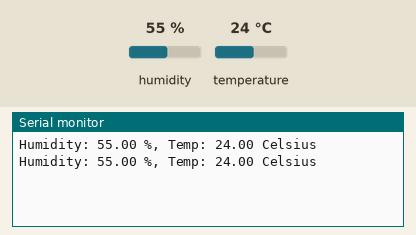
The sketch below on a simulated Arduino Uno, built with avr-gcc and run on an emulated ATmega328P. Parts: the last lines printed to the serial monitor. The inputs (shaded band) are chosen by the test bench; at power-on: humidity 55 %, temperature 24 °C.

Above: at 5.8 s.
5.9 s: humidity set to 22 %
At 10.2 s:
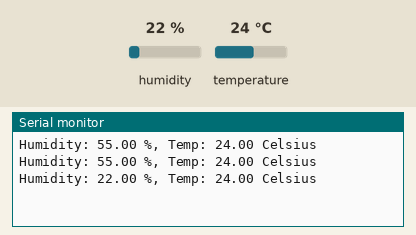
11.1 s: temperature set to 12 °C
At 14.1 s:
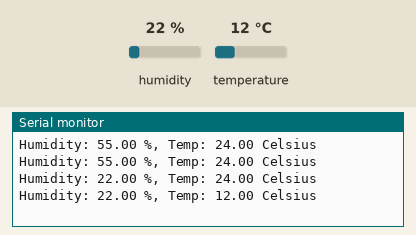
16.3 s: humidity set to 40 %
At 18.0 s:
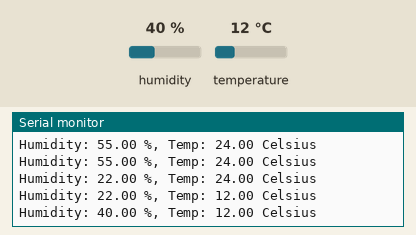
Timing chart, 0 to 19.5 s (numbered marks = the images above; inputs shaded):
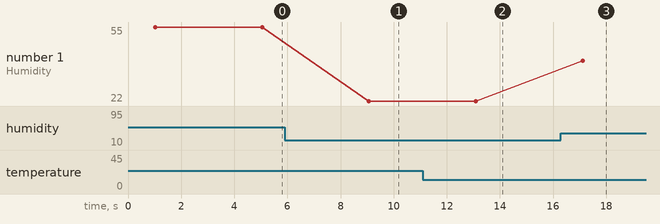

Measured:
- after the input at 5.9 s, the serial monitor: prints a new line after 3.2 s (image 1)
- after the input at 11.1 s, the serial monitor: prints a new line after 2.0 s (image 2)
- after the input at 16.3 s, the serial monitor: prints a new line after 0.82 s (image 3)
- plotted number 1: 55 → 22 after the input at 5.9 s, 22 → 40 after the input at 16.3 s

The sketch:

dhtsensor.ino
```cpp
#include<DHT.h>
#define DHTPIN 5 // what pin we're connected to
#define DHTTYPE DHT11 // DHT 11 (AM2302)
DHT dht(DHTPIN, DHTTYPE); //// Initialize DHT sensor for normal Microcontroller

//Variables

float hum; //Stores humidity value
float temp; //Stores temperature value

void setup()
{
Serial.begin(9600);
dht.begin();
}

void loop()
{
delay(1000);
//Read data and store it to variables hum and temp
hum = dht.readHumidity();
temp= dht.readTemperature();
//Print temp and humidity values to serial monitor
Serial.print("Humidity: ");// "humidity: 75"
Serial.print(hum);
Serial.print(" %, Temp: ");
Serial.print(temp);
Serial.println(" Celsius");
delay(3000); //Delay 3 sec.
}
```
